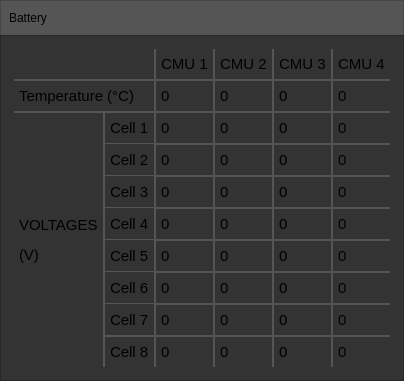
         <widget class="QWidget" name="batteryWindow" native="true">
          <property name="sizePolicy">
           <sizepolicy hsizetype="Preferred" vsizetype="Preferred">
            <horstretch>2</horstretch>
            <verstretch>1</verstretch>
           </sizepolicy>
          </property>
          <property name="minimumSize">
           <size>
            <width>0</width>
            <height>0</height>
           </size>
          </property>
          <property name="styleSheet">
           <string notr="true">QWidget {
	background: rgb(51, 51, 51);
	border-style:solid;
	border-width:1px;
	border-color: rgb(40, 40, 40);
border-image: none;
}


QLabel {
	alignment: center;
	padding: 1px;
border-image: none;
}</string>
          </property>
          <layout class="QVBoxLayout" name="batteryWindowLayout">
           <property name="spacing">
            <number>0</number>
           </property>
           <property name="leftMargin">
            <number>0</number>
           </property>
           <property name="topMargin">
            <number>0</number>
           </property>
           <property name="rightMargin">
            <number>0</number>
           </property>
           <property name="bottomMargin">
            <number>0</number>
           </property>
           <item>
            <widget class="QWidget" name="batteryTitleBar" native="true">
             <property name="minimumSize">
              <size>
               <width>0</width>
               <height>35</height>
              </size>
             </property>
             <property name="maximumSize">
              <size>
               <width>16777215</width>
               <height>35</height>
              </size>
             </property>
             <property name="styleSheet">
              <string notr="true">QWidget {
	background: rgb(85, 85, 85);
	padding: 0px;
	background: url(:/Resources/SubTitleBar.png);
	border-color: rgb(70,70,70);
border-bottom:none;
}</string>
             </property>
             <layout class="QHBoxLayout" name="batteryTitleBarLayout">
              <property name="spacing">
               <number>9</number>
              </property>
              <property name="leftMargin">
               <number>9</number>
              </property>
              <property name="topMargin">
               <number>4</number>
              </property>
              <property name="rightMargin">
               <number>9</number>
              </property>
              <property name="bottomMargin">
               <number>4</number>
              </property>
              <item>
               <widget class="QLabel" name="batteryTitleLabel">
                <property name="styleSheet">
                 <string notr="true">border-style: none;
background: none;</string>
                </property>
                <property name="text">
                 <string>Battery</string>
                </property>
                <property name="textFormat">
                 <enum>Qt::PlainText</enum>
                </property>
               </widget>
              </item>
             </layout>
            </widget>
           </item>
           <item>
            <layout class="QGridLayout" name="batteryContentLayout" rowstretch="0">
             <property name="leftMargin">
              <number>0</number>
             </property>
             <property name="topMargin">
              <number>0</number>
             </property>
             <property name="rightMargin">
              <number>0</number>
             </property>
             <property name="bottomMargin">
              <number>0</number>
             </property>
             <property name="spacing">
              <number>0</number>
             </property>
             <item row="0" column="1">
              <widget class="QWidget" name="batteryTable" native="true">
               <property name="sizePolicy">
                <sizepolicy hsizetype="Preferred" vsizetype="Preferred">
                 <horstretch>0</horstretch>
                 <verstretch>0</verstretch>
                </sizepolicy>
               </property>
               <property name="minimumSize">
                <size>
                 <width>0</width>
                 <height>0</height>
                </size>
               </property>
               <property name="styleSheet">
                <string notr="true">QLabel {
	border: 1px solid rgb(85, 85, 85);
	padding-top: 6px;
	padding-bottom: 6px;
	border-radius: 0px;
	qproperty-alignment: AlignCenter;
	font-size: 15px;
}</string>
               </property>
               <layout class="QGridLayout" name="batteryTableLayout">
                <property name="leftMargin">
                 <number>14</number>
                </property>
                <property name="topMargin">
                 <number>14</number>
                </property>
                <property name="rightMargin">
                 <number>14</number>
                </property>
                <property name="bottomMargin">
                 <number>14</number>
                </property>
                <property name="spacing">
                 <number>0</number>
                </property>
                <item row="0" column="5">
                 <widget class="QLabel" name="batteryCmu3Label">
                  <property name="minimumSize">
                   <size>
                    <width>0</width>
                    <height>0</height>
                   </size>
                  </property>
                  <property name="styleSheet">
                   <string notr="true">border-top: none;</string>
                  </property>
                  <property name="text">
                   <string>CMU 3</string>
                  </property>
                 </widget>
                </item>
                <item row="5" column="4">
                 <widget class="QLabel" name="batteryCmu2Cell3Voltage">
                  <property name="styleSheet">
                   <string notr="true">background-color: rgb(51,51,51);</string>
                  </property>
                  <property name="text">
                   <string>0</string>
                  </property>
                 </widget>
                </item>
                <item row="4" column="6">
                 <widget class="QLabel" name="batteryCmu4Cell2Voltage">
                  <property name="styleSheet">
                   <string notr="true">border-right: none;
background-color: rgb(51,51,51);</string>
                  </property>
                  <property name="text">
                   <string>0</string>
                  </property>
                 </widget>
                </item>
                <item row="5" column="6">
                 <widget class="QLabel" name="batteryCmu4Cell3Voltage">
                  <property name="styleSheet">
                   <string notr="true">border-right: none;
background-color: rgb(51,51,51);</string>
                  </property>
                  <property name="text">
                   <string>0</string>
                  </property>
                 </widget>
                </item>
                <item row="6" column="2">
                 <widget class="QLabel" name="batteryCmu1Cell4Voltage">
                  <property name="styleSheet">
                   <string notr="true">background-color: rgb(51,51,51);</string>
                  </property>
                  <property name="text">
                   <string>0</string>
                  </property>
                 </widget>
                </item>
                <item row="9" column="6">
                 <widget class="QLabel" name="batteryCmu4Cell7Voltage">
                  <property name="styleSheet">
                   <string notr="true">border-right: none;
background-color: rgb(51,51,51);</string>
                  </property>
                  <property name="text">
                   <string>0</string>
                  </property>
                 </widget>
                </item>
                <item row="3" column="4">
                 <widget class="QLabel" name="batteryCmu2Cell1Voltage">
                  <property name="styleSheet">
                   <string notr="true">background-color: rgb(51,51,51);</string>
                  </property>
                  <property name="text">
                   <string>0</string>
                  </property>
                 </widget>
                </item>
                <item row="8" column="6">
                 <widget class="QLabel" name="batteryCmu4Cell6Voltage">
                  <property name="styleSheet">
                   <string notr="true">border-right: none;
background-color: rgb(51,51,51);</string>
                  </property>
                  <property name="text">
                   <string>0</string>
                  </property>
                 </widget>
                </item>
                <item row="6" column="4">
                 <widget class="QLabel" name="batteryCmu2Cell4Voltage">
                  <property name="autoFillBackground">
                   <bool>false</bool>
                  </property>
                  <property name="styleSheet">
                   <string notr="true">background-color: rgb(51,51,51);</string>
                  </property>
                  <property name="text">
                   <string>0</string>
                  </property>
                 </widget>
                </item>
                <item row="2" column="4">
                 <widget class="QLabel" name="batteryCmu2Temp">
                  <property name="minimumSize">
                   <size>
                    <width>0</width>
                    <height>0</height>
                   </size>
                  </property>
                  <property name="styleSheet">
                   <string notr="true">background-color: rgb(51,51,51);</string>
                  </property>
                  <property name="text">
                   <string>0</string>
                  </property>
                 </widget>
                </item>
                <item row="4" column="2">
                 <widget class="QLabel" name="batteryCmu1Cell2Voltage">
                  <property name="styleSheet">
                   <string notr="true">background-color: rgb(51,51,51);</string>
                  </property>
                  <property name="text">
                   <string>0</string>
                  </property>
                 </widget>
                </item>
                <item row="0" column="6">
                 <widget class="QLabel" name="batteryCmu4Label">
                  <property name="minimumSize">
                   <size>
                    <width>0</width>
                    <height>0</height>
                   </size>
                  </property>
                  <property name="styleSheet">
                   <string notr="true">border-right: none;  border-top: none;</string>
                  </property>
                  <property name="text">
                   <string>CMU 4</string>
                  </property>
                 </widget>
                </item>
                <item row="7" column="1">
                 <widget class="QLabel" name="batteryCell5Label">
                  <property name="styleSheet">
                   <string notr="true">border-top: none;</string>
                  </property>
                  <property name="text">
                   <string>Cell 5</string>
                  </property>
                 </widget>
                </item>
                <item row="10" column="2">
                 <widget class="QLabel" name="batteryCmu1Cell8Voltage">
                  <property name="styleSheet">
                   <string notr="true">border-bottom: none;
background-color: rgb(51,51,51);</string>
                  </property>
                  <property name="text">
                   <string>0</string>
                  </property>
                 </widget>
                </item>
                <item row="8" column="1">
                 <widget class="QLabel" name="batteryCell6Label">
                  <property name="styleSheet">
                   <string notr="true">border-top: none;</string>
                  </property>
                  <property name="text">
                   <string>Cell 6</string>
                  </property>
                 </widget>
                </item>
                <item row="9" column="1">
                 <widget class="QLabel" name="batteryCell7Label">
                  <property name="styleSheet">
                   <string notr="true">border-top: none;</string>
                  </property>
                  <property name="text">
                   <string>Cell 7</string>
                  </property>
                 </widget>
                </item>
                <item row="2" column="5">
                 <widget class="QLabel" name="batteryCmu3Temp">
                  <property name="minimumSize">
                   <size>
                    <width>0</width>
                    <height>0</height>
                   </size>
                  </property>
                  <property name="styleSheet">
                   <string notr="true">background-color: rgb(51,51,51);</string>
                  </property>
                  <property name="text">
                   <string>0</string>
                  </property>
                 </widget>
                </item>
                <item row="10" column="4">
                 <widget class="QLabel" name="batteryCmu2Cell8Voltage">
                  <property name="styleSheet">
                   <string notr="true">border-bottom: none;
background-color: rgb(51,51,51);</string>
                  </property>
                  <property name="text">
                   <string>0</string>
                  </property>
                 </widget>
                </item>
                <item row="2" column="0" colspan="2">
                 <widget class="QLabel" name="batteryTemperatureLabel">
                  <property name="sizePolicy">
                   <sizepolicy hsizetype="Preferred" vsizetype="Minimum">
                    <horstretch>0</horstretch>
                    <verstretch>0</verstretch>
                   </sizepolicy>
                  </property>
                  <property name="minimumSize">
                   <size>
                    <width>140</width>
                    <height>0</height>
                   </size>
                  </property>
                  <property name="styleSheet">
                   <string notr="true">border-left: none;  </string>
                  </property>
                  <property name="text">
                   <string>Temperature (°C)</string>
                  </property>
                 </widget>
                </item>
                <item row="3" column="6">
                 <widget class="QLabel" name="batteryCmu4Cell1Voltage">
                  <property name="styleSheet">
                   <string notr="true">border-right: none;
background-color: rgb(51,51,51);</string>
                  </property>
                  <property name="text">
                   <string>0</string>
                  </property>
                 </widget>
                </item>
                <item row="9" column="4">
                 <widget class="QLabel" name="batteryCmu2Cell7Voltage">
                  <property name="styleSheet">
                   <string notr="true">background-color: rgb(51,51,51);</string>
                  </property>
                  <property name="text">
                   <string>0</string>
                  </property>
                 </widget>
                </item>
                <item row="0" column="2">
                 <widget class="QLabel" name="batteryCmu1Label">
                  <property name="minimumSize">
                   <size>
                    <width>0</width>
                    <height>0</height>
                   </size>
                  </property>
                  <property name="styleSheet">
                   <string notr="true"> border-top: none;</string>
                  </property>
                  <property name="text">
                   <string>CMU 1</string>
                  </property>
                 </widget>
                </item>
                <item row="7" column="5">
                 <widget class="QLabel" name="batteryCmu3Cell5Voltage">
                  <property name="styleSheet">
                   <string notr="true">background-color: rgb(51,51,51);</string>
                  </property>
                  <property name="text">
                   <string>0</string>
                  </property>
                 </widget>
                </item>
                <item row="4" column="1">
                 <widget class="QLabel" name="batteryCell2Label">
                  <property name="sizePolicy">
                   <sizepolicy hsizetype="Preferred" vsizetype="Minimum">
                    <horstretch>0</horstretch>
                    <verstretch>0</verstretch>
                   </sizepolicy>
                  </property>
                  <property name="styleSheet">
                   <string notr="true">border-top: none;</string>
                  </property>
                  <property name="text">
                   <string>Cell 2</string>
                  </property>
                 </widget>
                </item>
                <item row="9" column="2">
                 <widget class="QLabel" name="batteryCmu1Cell7Voltage">
                  <property name="styleSheet">
                   <string notr="true">background-color: rgb(51,51,51);rgb(51,51,51);</string>
                  </property>
                  <property name="text">
                   <string>0</string>
                  </property>
                 </widget>
                </item>
                <item row="3" column="5">
                 <widget class="QLabel" name="batteryCmu3Cell1Voltage">
                  <property name="styleSheet">
                   <string notr="true">background-color: rgb(51,51,51);</string>
                  </property>
                  <property name="text">
                   <string>0</string>
                  </property>
                 </widget>
                </item>
                <item row="4" column="4">
                 <widget class="QLabel" name="batteryCmu2Cell2Voltage">
                  <property name="styleSheet">
                   <string notr="true">background-color: rgb(51,51,51);</string>
                  </property>
                  <property name="text">
                   <string>0</string>
                  </property>
                 </widget>
                </item>
                <item row="9" column="5">
                 <widget class="QLabel" name="batteryCmu3Cell7Voltage">
                  <property name="styleSheet">
                   <string notr="true">background-color: rgb(51,51,51);</string>
                  </property>
                  <property name="text">
                   <string>0</string>
                  </property>
                 </widget>
                </item>
                <item row="10" column="6">
                 <widget class="QLabel" name="batteryCmu4Cell8Voltage">
                  <property name="styleSheet">
                   <string notr="true">border-bottom: none;
border-right: none;
background-color: rgb(51,51,51);</string>
                  </property>
                  <property name="text">
                   <string>0</string>
                  </property>
                 </widget>
                </item>
                <item row="8" column="4">
                 <widget class="QLabel" name="batteryCmu2Cell6Voltage">
                  <property name="styleSheet">
                   <string notr="true">background-color: rgb(51,51,51);</string>
                  </property>
                  <property name="text">
                   <string>0</string>
                  </property>
                 </widget>
                </item>
                <item row="6" column="6">
                 <widget class="QLabel" name="batteryCmu4Cell4Voltage">
                  <property name="styleSheet">
                   <string notr="true">border-right: none;
background-color: rgb(51,51,51);</string>
                  </property>
                  <property name="text">
                   <string>0</string>
                  </property>
                 </widget>
                </item>
                <item row="4" column="5">
                 <widget class="QLabel" name="batteryCmu3Cell2Voltage">
                  <property name="styleSheet">
                   <string notr="true">background-color: rgb(51,51,51);</string>
                  </property>
                  <property name="text">
                   <string>0</string>
                  </property>
                 </widget>
                </item>
                <item row="3" column="0" rowspan="8">
                 <widget class="QLabel" name="batteryVoltageLabel">
                  <property name="styleSheet">
                   <string notr="true">border-left: none;  border-bottom: none; text-transform:none;</string>
                  </property>
                  <property name="text">
                   <string>&lt;html&gt;&lt;head/&gt;&lt;body&gt;&lt;p&gt;VOLTAGES&lt;/p&gt;&lt;p&gt;(V)&lt;/p&gt;&lt;/body&gt;&lt;/html&gt;</string>
                  </property>
                  <property name="textFormat">
                   <enum>Qt::RichText</enum>
                  </property>
                 </widget>
                </item>
                <item row="10" column="1">
                 <widget class="QLabel" name="batteryCell8Label">
                  <property name="styleSheet">
                   <string notr="true">border-bottom: none;</string>
                  </property>
                  <property name="text">
                   <string>Cell 8</string>
                  </property>
                 </widget>
                </item>
                <item row="6" column="1">
                 <widget class="QLabel" name="batteryCell4Label">
                  <property name="styleSheet">
                   <string notr="true">border-top: none;</string>
                  </property>
                  <property name="text">
                   <string>Cell 4</string>
                  </property>
                 </widget>
                </item>
                <item row="7" column="4">
                 <widget class="QLabel" name="batteryCmu2Cell5Voltage">
                  <property name="styleSheet">
                   <string notr="true">background-color: rgb(51,51,51);</string>
                  </property>
                  <property name="text">
                   <string>0</string>
                  </property>
                 </widget>
                </item>
                <item row="7" column="6">
                 <widget class="QLabel" name="batteryCmu4Cell5Voltage">
                  <property name="styleSheet">
                   <string notr="true">border-right: none;
background-color: rgb(51,51,51);</string>
                  </property>
                  <property name="text">
                   <string>0</string>
                  </property>
                 </widget>
                </item>
                <item row="8" column="5">
                 <widget class="QLabel" name="batteryCmu3Cell6Voltage">
                  <property name="styleSheet">
                   <string notr="true">background-color: rgb(51,51,51);</string>
                  </property>
                  <property name="text">
                   <string>0</string>
                  </property>
                 </widget>
                </item>
                <item row="5" column="1">
                 <widget class="QLabel" name="batteryCell3Label">
                  <property name="styleSheet">
                   <string notr="true">border-top: none;</string>
                  </property>
                  <property name="text">
                   <string>Cell 3</string>
                  </property>
                 </widget>
                </item>
                <item row="3" column="1">
                 <widget class="QLabel" name="batteryCell1Label">
                  <property name="sizePolicy">
                   <sizepolicy hsizetype="Preferred" vsizetype="Minimum">
                    <horstretch>0</horstretch>
                    <verstretch>0</verstretch>
                   </sizepolicy>
                  </property>
                  <property name="styleSheet">
                   <string notr="true"/>
                  </property>
                  <property name="text">
                   <string>Cell 1</string>
                  </property>
                 </widget>
                </item>
                <item row="3" column="2">
                 <widget class="QLabel" name="batteryCmu1Cell1Voltage">
                  <property name="minimumSize">
                   <size>
                    <width>0</width>
                    <height>0</height>
                   </size>
                  </property>
                  <property name="styleSheet">
                   <string notr="true">background-color: rgb(51,51,51);</string>
                  </property>
                  <property name="text">
                   <string>0</string>
                  </property>
                 </widget>
                </item>
                <item row="6" column="5">
                 <widget class="QLabel" name="batteryCmu3Cell4Voltage">
                  <property name="styleSheet">
                   <string notr="true">background-color: rgb(51,51,51);</string>
                  </property>
                  <property name="text">
                   <string>0</string>
                  </property>
                 </widget>
                </item>
                <item row="0" column="4">
                 <widget class="QLabel" name="batteryCmu2Label">
                  <property name="minimumSize">
                   <size>
                    <width>0</width>
                    <height>0</height>
                   </size>
                  </property>
                  <property name="styleSheet">
                   <string notr="true">border-top: none;</string>
                  </property>
                  <property name="text">
                   <string>CMU 2</string>
                  </property>
                 </widget>
                </item>
                <item row="5" column="5">
                 <widget class="QLabel" name="batteryCmu3Cell3Voltage">
                  <property name="styleSheet">
                   <string notr="true">background-color: rgb(51,51,51);</string>
                  </property>
                  <property name="text">
                   <string>0</string>
                  </property>
                 </widget>
                </item>
                <item row="5" column="2">
                 <widget class="QLabel" name="batteryCmu1Cell3Voltage">
                  <property name="styleSheet">
                   <string notr="true">background-color: rgb(51,51,51);</string>
                  </property>
                  <property name="text">
                   <string>0</string>
                  </property>
                 </widget>
                </item>
                <item row="2" column="6">
                 <widget class="QLabel" name="batteryCmu4Temp">
                  <property name="minimumSize">
                   <size>
                    <width>0</width>
                    <height>0</height>
                   </size>
                  </property>
                  <property name="styleSheet">
                   <string notr="true">border-right: none;
background-color: rgb(51,51,51);</string>
                  </property>
                  <property name="text">
                   <string>0</string>
                  </property>
                 </widget>
                </item>
                <item row="0" column="0" colspan="2">
                 <widget class="QLabel" name="batterySpacerLabel">
                  <property name="styleSheet">
                   <string notr="true">border-top: none;
border-left: none;</string>
                  </property>
                  <property name="text">
                   <string/>
                  </property>
                 </widget>
                </item>
                <item row="10" column="5">
                 <widget class="QLabel" name="batteryCmu3Cell8Voltage">
                  <property name="styleSheet">
                   <string notr="true">border-bottom: none;
background-color: rgb(51,51,51);</string>
                  </property>
                  <property name="text">
                   <string>0</string>
                  </property>
                 </widget>
                </item>
                <item row="7" column="2">
                 <widget class="QLabel" name="batteryCmu1Cell5Voltage">
                  <property name="styleSheet">
                   <string notr="true">background-color: rgb(51,51,51);</string>
                  </property>
                  <property name="text">
                   <string>0</string>
                  </property>
                 </widget>
                </item>
                <item row="2" column="2">
                 <widget class="QLabel" name="batteryCmu1Temp">
                  <property name="sizePolicy">
                   <sizepolicy hsizetype="Preferred" vsizetype="Minimum">
                    <horstretch>0</horstretch>
                    <verstretch>0</verstretch>
                   </sizepolicy>
                  </property>
                  <property name="minimumSize">
                   <size>
                    <width>0</width>
                    <height>0</height>
                   </size>
                  </property>
                  <property name="styleSheet">
                   <string notr="true">background-color: rgb(51,51,51);</string>
                  </property>
                  <property name="text">
                   <string>0</string>
                  </property>
                 </widget>
                </item>
                <item row="8" column="2">
                 <widget class="QLabel" name="batteryCmu1Cell6Voltage">
                  <property name="styleSheet">
                   <string notr="true">background-color: rgb(51,51,51);</string>
                  </property>
                  <property name="text">
                   <string>0</string>
                  </property>
                 </widget>
                </item>
               </layout>
              </widget>
             </item>
            </layout>
           </item>
          </layout>
         </widget>
